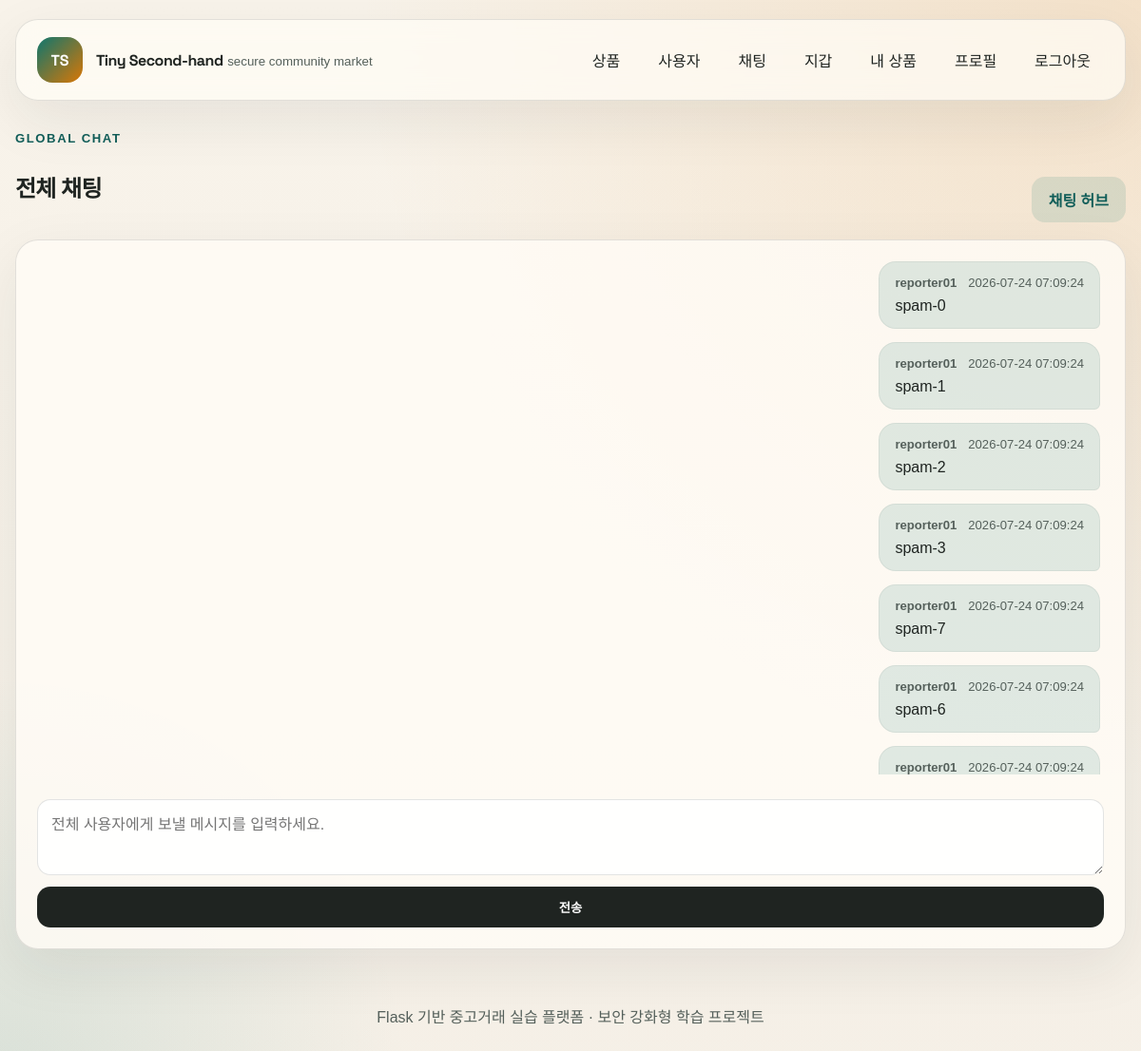
Page /chat/global (signed in) on the committed database.
### app/models.py (models this page shows, shortened)
class Message(db.Model):
    __table_args__ = (
        db.CheckConstraint(
            "room_type in ('global', 'direct')",
            name="ck_message_room_type_valid",
        ),
    )
    id = db.Column(db.Integer, primary_key=True)
    sender_id = db.Column(
        db.Integer, db.ForeignKey("user.id"), nullable=False, index=True
    )
    recipient_id = db.Column(
        db.Integer, db.ForeignKey("user.id"), nullable=True, index=True
    )
    room_type = db.Column(db.String(20), nullable=False)
    thread_key = db.Column(db.String(50), nullable=False, index=True)
    body = db.Column(db.String(400), nullable=False)
    is_removed = db.Column(db.Boolean, nullable=False, default=False)
    created_at = db.Column(db.DateTime, nullable=False, default=utcnow, index=True)
    sender = db.relationship(
        "User", foreign_keys=[sender_id], back_populates="messages_sent"
    )
    recipient = db.relationship(
        "User", foreign_keys=[recipient_id], back_populates="messages_received"
    )

class User(db.Model, UserMixin):
    id = db.Column(db.Integer, primary_key=True)
    username = db.Column(db.String(30), unique=True, nullable=False, index=True)
    display_name = db.Column(db.String(60), nullable=False)
    password_hash = db.Column(db.String(255), nullable=False)
    bio = db.Column(db.String(300), nullable=False, default="")
    is_admin = db.Column(db.Boolean, nullable=False, default=False)
    is_suspended = db.Column(db.Boolean, nullable=False, default=False)
    is_deleted = db.Column(db.Boolean, nullable=False, default=False)
    balance = db.Column(db.Numeric(12, 2), nullable=False, default=Decimal("100000.00"))
    created_at = db.Column(db.DateTime, nullable=False, default=utcnow)
    deleted_at = db.Column(db.DateTime, nullable=True)
    updated_at = db.Column(db.DateTime, nullable=False, default=utcnow, onupdate=utcnow)
    products = db.relationship("Product", back_populates="seller", lazy="dynamic")
    reports_sent = db.relationship(
        "Report",
        foreign_keys="Report.reporter_id",
        back_populates="reporter",
        lazy="dynamic",
    )
    reports_received = db.relationship(
        "Report",
        foreign_keys="Report.target_user_id",
        back_populates="target_user",
        lazy="dynamic",
    )
    reports_reviewed = db.relationship(
        "Report",
        foreign_keys="Report.reviewed_by_id",
        back_populates="reviewed_by",
        lazy="dynamic",
    )
    messages_sent = db.relationship(
        "Message",
        foreign_keys="Message.sender_id",
        back_populates="sender",
        lazy="dynamic",
    )
    messages_received = db.relationship(
        "Message",
        foreign_keys="Message.recipient_id",
        back_populates="recipient",
        lazy="dynamic",
    )
    transfers_sent = db.relationship(
        "Transfer",
        foreign_keys="Transfer.sender_id",
        back_populates="sender",
        lazy="dynamic",
    )
    transfers_received = db.relationship(
        "Transfer",
        foreign_keys="Transfer.recipient_id",
        back_populates="recipient",
        lazy="dynamic",
    )
    admin_actions = db.relationship(
        "AdminActionLog",
        foreign_keys="AdminActionLog.admin_id",
        back_populates="admin",
        lazy="dynamic",
    )

### app/routes/chat.py (the view)
@chat_bp.route("/global")
@active_user_required
def global_chat():
    messages = (
        Message.query.filter_by(room_type="global", is_removed=False)
        .order_by(Message.created_at.desc())
        .limit(80)
        .all()
    )
    messages.reverse()
    return render_template("chat/global.html", messages=messages)

### app/utils.py (called while the page is built, shortened)
def active_user_required(view):
    @wraps(view)
    @login_required
    def wrapped_view(*args, **kwargs):
        return view(*args, **kwargs)
    return wrapped_view

### app/templates/chat/global.html (shortened to what this page needs)
{% extends 'base.html' %}
{% block content %}
<section class="section-head compact">
    <div>
        <span class="eyebrow">Global Chat</span>
        <h2>전체 채팅</h2>
    </div>
    <a class="btn btn-secondary" href="{{ url_for('chat.hub') }}">채팅 허브</a>
</section>
<section class="chat-layout" data-chat-room="global" data-chat-mode="global" data-current-user-id="{{ current_user.id }}">
    <div class="chat-board">
        <div class="message-list" data-message-list>
            {% for message in messages %}
                <article class="message-bubble {% if message.sender_id == current_user.id %}own{% endif %}">
                    <header>
                        <strong>{{ message.sender.display_name }}</strong>
                        <span>{{ message.created_at.strftime('%Y-%m-%d %H:%M:%S') }}</span>
                    </header>
                    <p>{{ message.body|safe }}</p>
                </article>
            {% endfor %}
        </div>
        <form class="chat-form" data-chat-form>
            <textarea class="textarea" rows="3" maxlength="400" data-chat-input placeholder="전체 사용자에게 보낼 메시지를 입력하세요."></textarea>
            <button class="btn btn-primary" type="submit">전송</button>
        </form>
    </div>
</section>
{% endblock %}

### app/static/css/style.css (style rules this page uses)
:root { --bg: #f4efe7; --bg-soft: #fbf8f2; --ink: #1f2421; --ink-soft: #55605b; --line: rgba(31, 36, 33, 0.12); --primary: #0f766e; --primary-strong: #115e59; --secondary: #d97706; --danger: #b91c1c; --warning: #b45309; --card: rgba(255, 252, 246, 0.9); --shadow: 0 20px 60px rgba(31, 36, 33, 0.08); --radius: 22px; }
* { box-sizing: border-box; }
body { margin: 0; font-family: "Noto Sans KR", sans-serif; color: var(--ink); background: radial-gradient(circle at top right, rgba(217, 119, 6, 0.14), transparent 32%), radial-gradient(circle at left center, rgba(15, 118, 110, 0.12), transparent 26%), linear-gradient(180deg, #f8f3ea 0%, #f2ece3 100%); min-height: 100vh; }
a { color: inherit; text-decoration: none; }
.brand strong, h1, h2, h3 { font-family: "Space Grotesk", "Noto Sans KR", sans-serif; letter-spacing: -0.03em; }
.section-head { display: flex; justify-content: space-between; align-items: end; gap: 16px; margin: 18px 0; }
.section-head.compact { margin-top: 0; }
.eyebrow { display: inline-block; margin-bottom: 6px; color: var(--primary-strong); font-size: 0.82rem; font-weight: 700; text-transform: uppercase; letter-spacing: 0.12em; }
.btn { display: inline-flex; align-items: center; justify-content: center; gap: 8px; border: 0; border-radius: 14px; padding: 12px 18px; cursor: pointer; font-weight: 700; font-family: inherit; transition: transform 0.2s ease, opacity 0.2s ease; }
.btn-primary { background: var(--ink); color: #fff; }
.btn-secondary { background: rgba(15, 118, 110, 0.12); color: var(--primary-strong); }
.input, .textarea, select.input { width: 100%; border: 1px solid var(--line); border-radius: 14px; background: rgba(255, 255, 255, 0.88); color: var(--ink); padding: 12px 14px; margin-top: 8px; font: inherit; }
.textarea { resize: vertical; }
.chat-layout { margin-top: 10px; }
.chat-board { padding: 22px; border-radius: 24px; background: rgba(255, 252, 246, 0.82); border: 1px solid var(--line); box-shadow: var(--shadow); }
.message-list { min-height: 380px; max-height: 540px; overflow-y: auto; display: flex; flex-direction: column; gap: 14px; padding-right: 4px; }
.message-bubble { max-width: min(78%, 640px); padding: 14px 16px; border-radius: 18px 18px 18px 6px; background: rgba(255, 255, 255, 0.92); border: 1px solid rgba(31, 36, 33, 0.06); }
.message-bubble.own { align-self: end; background: rgba(15, 118, 110, 0.12); border-radius: 18px 18px 6px 18px; }
.message-bubble header { display: flex; justify-content: space-between; gap: 12px; font-size: 0.82rem; color: var(--ink-soft); margin-bottom: 8px; }
.message-bubble p { margin: 0; white-space: pre-wrap; }
.chat-form { margin-top: 18px; display: grid; gap: 12px; }

### rows in the picture
Message: sender.display_name "reporter01", created_at "2026-07-24 07:09:24", body "spam-0"
Message: sender.display_name "reporter01", created_at "2026-07-24 07:09:24", body "spam-1"
Message: sender.display_name "reporter01", created_at "2026-07-24 07:09:24", body "spam-2"
Message: sender.display_name "reporter01", created_at "2026-07-24 07:09:24", body "spam-3"
Message: sender.display_name "reporter01", created_at "2026-07-24 07:09:24", body "spam-7"
Message: sender.display_name "reporter01", created_at "2026-07-24 07:09:24", body "spam-6"
Message: sender.display_name "reporter01", created_at "2026-07-24 07:09:24"
